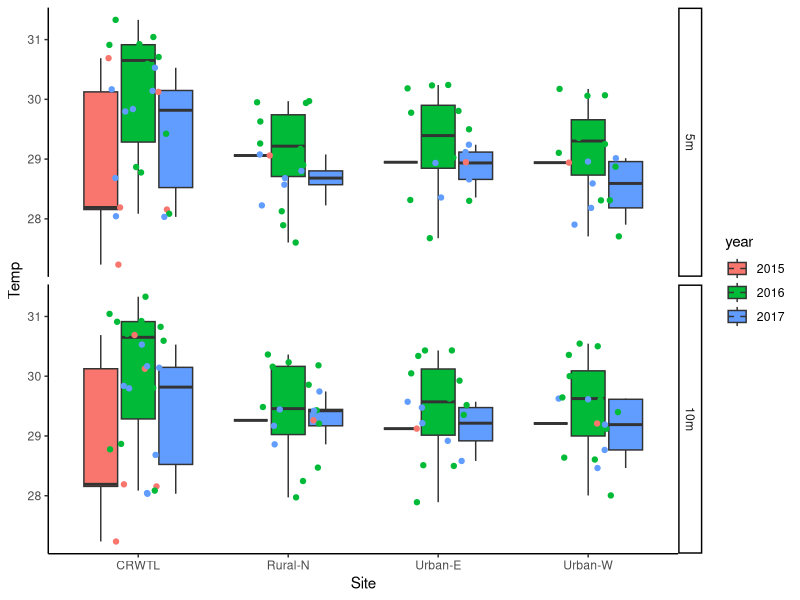
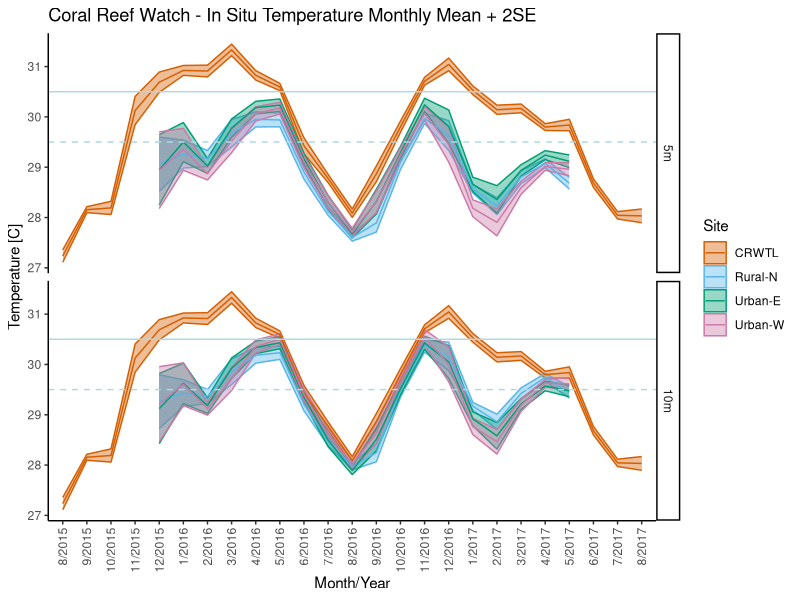
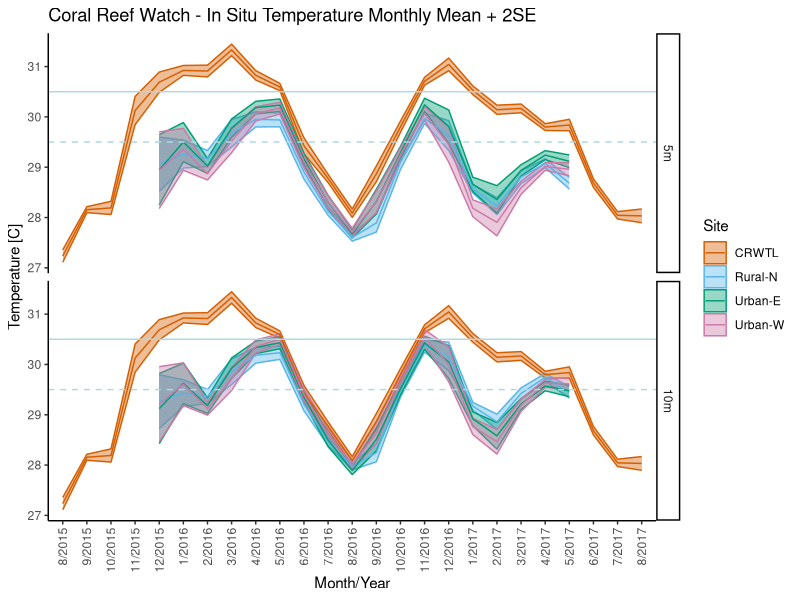

R code for these plots, in order: (Note: this script raises an error after producing the figures.)
## ---- chunk 1
knitr::opts_chunk$set(echo = TRUE)

library(tidyverse)
## ---- chunk 2
temp <- read_csv("data/alltemp_TL.csv") %>% 
   mutate_if(is.character, as.factor)
head(temp)

temp$m.y <- as.factor(temp$m.y)
temp$month <- as.factor(temp$month)
temp$year <- as.factor(temp$year)
temp$Depth <- as.factor(temp$Depth)
temp$Depth <- relevel(temp$Depth, ref = '5m')

# relevel month/yr in correct order
levels(temp$m.y)
temp$m.y = factor(temp$m.y,levels(temp$m.y)[c(21,24,3,5,7,1,9,11,13,15,17,19,22,25,4,6,8,2,10,12,14,16,18,20,23)])
## ---- chunk 3
ggplot(temp, aes(x = Site, y = Temp, fill = year)) +
   facet_grid(Depth~.)+
    geom_boxplot() +
   geom_point(aes(color = year), position = position_jitter(0.21)) +
    theme_classic()
## ---- chunk 4
cbPalette <- c("#D55E00", "#56B4E9", "#009E73",  "#CC79A7")

ggplot(temp, aes(m.y, Temp, group = Site, color = Site)) + facet_grid(Depth~.) +
   geom_ribbon(aes(ymax=Temp+(2*se), ymin=Temp-(2*se), fill = Site), alpha = 0.4) +
   geom_line()+
   scale_color_manual( values = cbPalette) +
   scale_fill_manual(values = cbPalette) +
   theme_classic() +
   ggtitle("Coral Reef Watch - In Situ Temperature Monthly Mean + 2SE") +
   xlab("Month/Year") + ylab("Temperature [C]") +
   theme(axis.text.x = element_text(angle = 90, hjust = 1, vjust = 0.5)) +
      geom_hline(yintercept = 29.5, color = "light blue", linetype = 2) +
   geom_hline(yintercept = 30.5, color = "light blue") 
ggsave('figures/line_TLtemp.pdf', width = 7, height = 4)
## ---- chunk 5
season <- data.frame(month = 1:12, season = rep(c("summer", "fall", "winter", "spring"), each = 3))
season$month <- as.factor(season$month)
season

method <- data.frame(Site = c("Rural-N", "Urban-E", "Urban-W", "CRW"), Method = c("insitu", "insitu", "insitu", "sat"))
method

# subset out data with both CRW and logger temperature data
temp.same <- temp %>% filter(m.y != "8/2015" & m.y != "9/2015" & m.y != "10/2015" & m.y != "11/2015" & 
                                m.y != "6/2017" & m.y != "7/2017" & m.y != "8/2017") %>% 
  inner_join(season, by = 'month') %>% 
   inner_join(method, by = 'Site')

# remove CRW for one depth used for plot
temp.same <- temp.same[-which(temp.same$Site == 'CRW' & temp.same$Depth == '10m'),] #

# relevel method so sat is reference
temp.same$Method <- relevel(temp.same$Method, ref = "sat")

head(temp.same)
## ---- chunk 6
temp.avelog <- temp.same %>% 
   group_by(Site, m.y) %>% 
   summarise(siteave = mean(Temp), SD = sd(Temp), SE = SD/sqrt(n()), N = n())

temp.avelog
## ---- chunk 7

ggplot(temp.avelog, aes(m.y, siteave, group = Site, color = Site)) + 
   geom_ribbon(aes(ymax= siteave+(SE), ymin= siteave-(SE), fill = Site), alpha = 0.4) +
   geom_line()+
   scale_color_manual( values = cbPalette) +
   scale_fill_manual(values = cbPalette) +
   theme_classic() +
   ggtitle("Coral Reef Watch - In Situ Temperature Monthly Mean + SE") +
   xlab("Month/Year") + ylab("Temperature [C]") +
   theme(axis.text.x = element_text(angle = 90, hjust = 1, vjust = 0.5)) +
      geom_hline(yintercept = 29.5, color = "light blue", linetype = 2) +
   geom_hline(yintercept = 30.5, color = "light blue") 
#ggsave('figures/line_TLtemp.pdf', width = 7, height = 4)
## ---- chunk 8
hist(temp.same$Temp)
## ---- chunk 9
site.lm <- lm(Temp~Site * season, data = temp.same)
library(car)
Anova(site.lm)
library(emmeans)
emmeans(site.lm, list(pairwise ~ season), adjust = "tukey")
emmeans(site.lm, list(pairwise ~ Site), adjust = "tukey")

boxplot(Temp~Site, data = temp.same)
boxplot(Temp~season, data = temp.same)
## ---- chunk 10
site.lm2 <- lm(Temp~Site * season, data = temp.same, contrasts = list(Method = contr.sum, season = contr.sum))
library(car)
Anova(site.lm2, type = 'III')
library(emmeans)
emmeans(site.lm2, list(pairwise ~ season), adjust = "tukey")
emmeans(site.lm2, list(pairwise ~ Site), adjust = "tukey")

boxplot(Temp~Site, data = temp.same)
boxplot(Temp~season, data = temp.same)
## ---- chunk 11
ggplot(temp.same, aes(season, Temp)) + 
   geom_jitter(aes(color = Site)) +
   geom_boxplot(fill = NA) + 
   theme_classic()
## ---- chunk 12
method.lm <- lm(Temp~Method*season, data = temp.same)
Anova(method.lm)

emmeans(method.lm, list(pairwise ~ season), adjust = "tukey")
emmeans(method.lm, list(pairwise ~ Method), adjust = "tukey")
emmeans(method.lm, list(pairwise ~ Method:season), adjust = "tukey")

boxplot(Temp~Method, data = temp.same)
boxplot(Temp~season, data = temp.same)
boxplot(Temp~Method:season, data = temp.same, las = 2)
## ---- chunk 13
method.lm <- lm(Temp~Method*season, data = temp.same, contrasts = list(Method = contr.sum, season = contr.sum))
Anova(method.lm, type = 'III')

emmeans(method.lm, list(pairwise ~ season), adjust = "tukey")
emmeans(method.lm, list(pairwise ~ Method), adjust = "tukey")
emmeans(method.lm, list(pairwise ~ Method:season), adjust = "tukey")

boxplot(Temp~Method, data = temp.same)
boxplot(Temp~season, data = temp.same)
boxplot(Temp~Method:season, data = temp.same, las = 2)
## ---- chunk 14
ggplot(temp.same, aes(season, Temp)) + 
   geom_jitter(aes(color = Method)) +
   geom_boxplot(fill = NA) + 
   theme_classic()
## ---- chunk 15
temp.same %>% 
   group_by(Method, season) %>% 
   summarize(avetemp = mean(Temp), SDtemp = sd(Temp), SEtemp = sd(Temp)/sqrt(n()))
## ---- chunk 16
logger <- filter(temp.same, temp.same$Method != 'sat') %>% droplevels()
head(logger)
## ---- chunk 17
log.lm <- lm(Temp~Site*Depth + factor(month)/factor(year), data = logger)
Anova(log.lm)
plot(log.lm)

emmeans(log.lm, list(pairwise ~ factor(month):factor(year)), adjust = "tukey")
emmeans(log.lm, list(pairwise ~ Site:Depth), adjust = "tukey")

boxplot(Temp~Depth, data = logger)
boxplot(Temp~Site, data = logger)
boxplot(Temp~month, data = logger)

logger$Ym <- interaction(logger$year, logger$month)
boxplot(Temp~Ym, data = logger, las = 2)
## ---- chunk 18
log.lm.nodepth <- lm(Temp~Site + factor(month)/factor(year), data = logger)
Anova(log.lm.nodepth)
plot(log.lm.nodepth)

emmeans(log.lm.nodepth, list(pairwise ~ factor(month):factor(year)), adjust = "tukey")
emmeans(log.lm.nodepth, list(pairwise ~ Site), adjust = "tukey")

boxplot(Temp~Site, data = logger)
boxplot(Temp~month, data = logger)

logger$Ym <- interaction(logger$year, logger$month)
boxplot(Temp~Ym, data = logger, las = 2)
## ---- chunk 19
sitedepth.ave <- logger %>% 
   group_by(Site,Depth) %>% 
   dplyr::summarize(ave = mean(Temp), SD = sd(Temp), se = SD/sqrt(n()))
sitedepth.ave

logger %>% 
   group_by(month, year) %>% 
   summarize(ave = mean(Temp), SD = sd(Temp), se = SD/sqrt(n()))
## ---- chunk 20
sitedepth.diff <- sitedepth.ave %>% 
   select(Site, Depth, ave) %>% 
   spread(Depth, ave) %>% 
   mutate(diff = `10m` - `5m`)
sitedepth.diff
ave(sitedepth.diff$diff)
